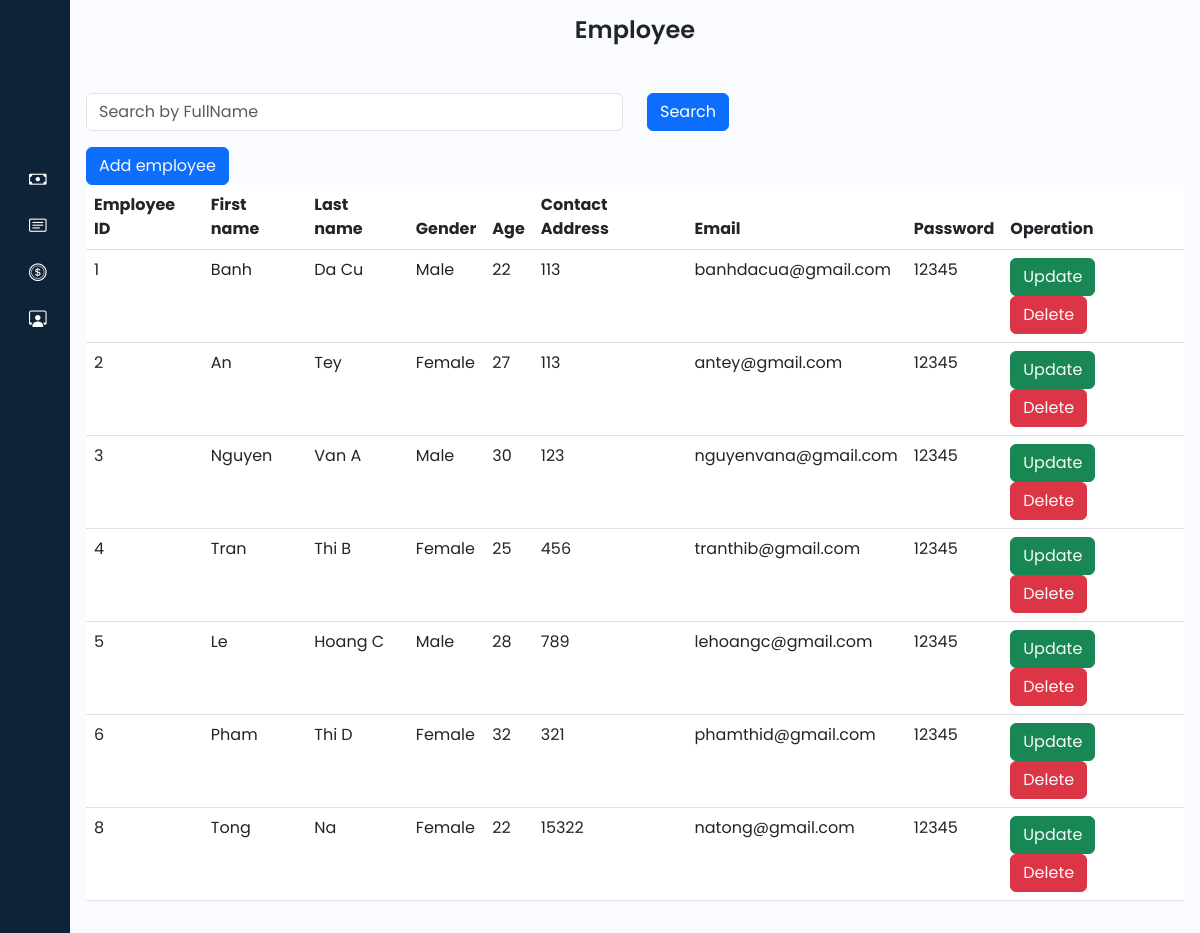
The app's page /admin/employee.php, older data.
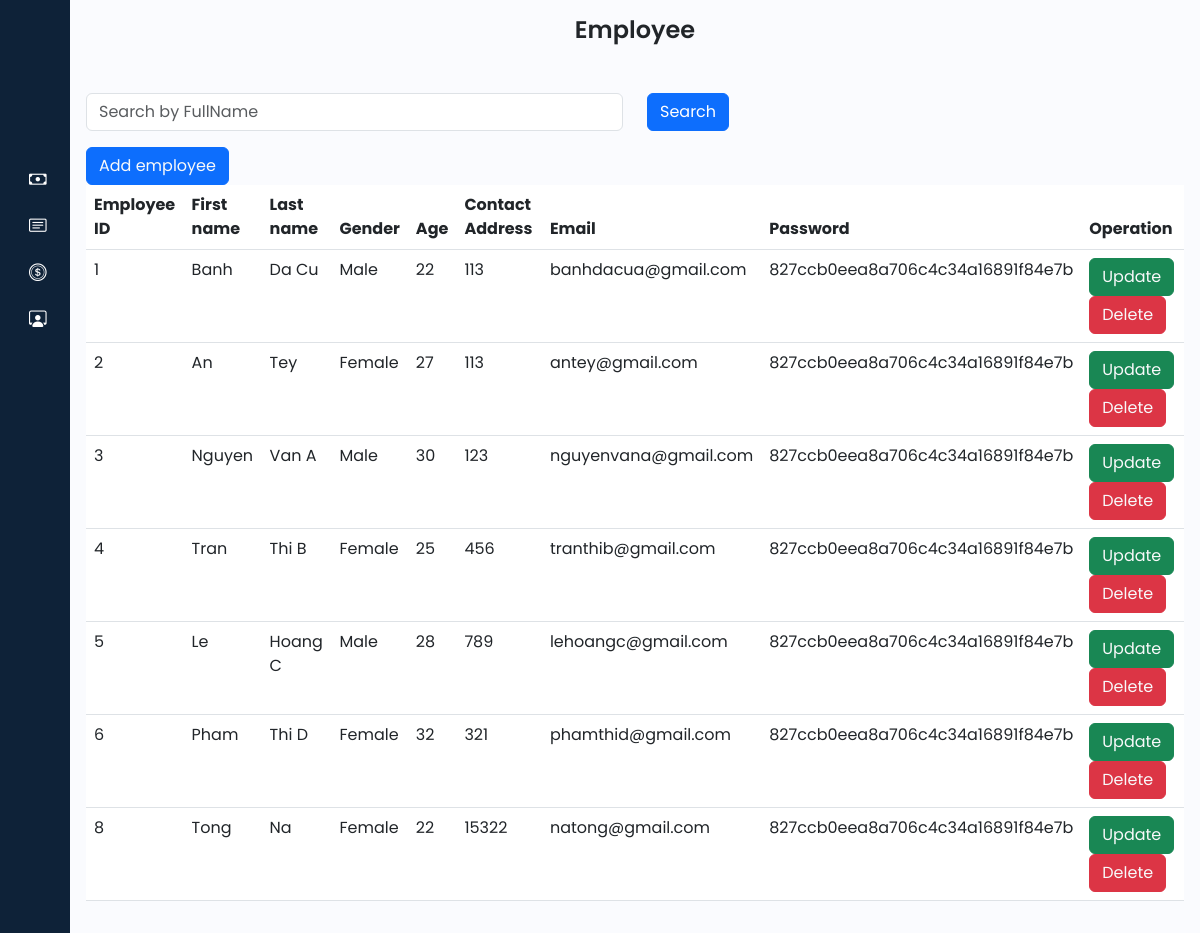
The same page, newer data.
### tables this page shows
CREATE TABLE `employee` (
  `emp_ID` int(11) NOT NULL,
  `fname` varchar(255) DEFAULT NULL,
  `lname` varchar(255) DEFAULT NULL,
  `gender` varchar(11) DEFAULT NULL,
  `age` int(11) DEFAULT NULL,
  `contact_add` int(11) DEFAULT NULL,
  `emp_email` varchar(255) DEFAULT NULL,
  `emp_pass` varchar(255) DEFAULT NULL
);

### admin/employee.php (the view, shortened to what this page needs)
<?php
@include '../connection/connect.php';
$select = "SELECT * FROM employee";
$result = mysqli_query($con, $select);
?>
<!DOCTYPE html>
<html lang="en">
<head>
    <link href="https://cdn.lineicons.com/4.0/lineicons.css" rel="stylesheet" />
    <link href="https://cdn.jsdelivr.net/npm/bootstrap@5.3.0-alpha3/dist/css/bootstrap.min.css" rel="stylesheet"
>
    <link rel="stylesheet" href="https://cdn.jsdelivr.net/npm/bootstrap-icons@1.11.3/font/bootstrap-icons.min.css">
    <link rel="stylesheet" href="style/style.css">
</head>
<body>
    <div class="wrapper">
        <?php include 'sidebar.php'; ?>
        <div class="main p-3">
            <div class="text-center mb-5">
                <h1>
                    Employee
                </h1>
            </div>
            <form method="post">
                <div class="row mb-3">
                    <div class="col-sm">
                        <input type="text" name="search_keyword" class="form-control" placeholder="Search by FullName" value="<?php echo isset($search_keyword) ? $search_keyword : ''; ?>">
                    </div>
                    <div class="col-sm">
                        <button type="submit" name="search" class="btn btn-primary">Search</button>
                    </div>
                </div>
            </form>
            <button class="btn btn-primary">
                <a href="operation/employee/create.php" class="text-light">Add employee</a>
            </button>
            <table class="table table-inverse">
            <thead>
                <tr>
                    <th>Employee ID</th>
                    <th>First name</th>
                    <th>Last name</th>
                    <th>Gender</th>
                    <th>Age</th>
                    <th>Contact Address</th>
                    <th>Email</th>
                    <th>Password</th>
                    <th>Operation</th>
                </tr>
            </thead>
            <tbody>
                <?php
                if ($result) {
                    while ($row = mysqli_fetch_assoc($result)) {
                        $emp_ID = $row['emp_ID'];
                        $fname = $row['fname'];
                        $lname = $row['lname'];
                        $gender = $row['gender'];
                        $age = $row['age'];
                        $contact_add = $row['contact_add'];
                        $emp_email = $row['emp_email'];
                        $emp_pass = $row['emp_pass'];
                        echo '<tr>
                            <td>'.$emp_ID.' </td>
                            <td>'.$fname.' </td>
                            <td>'.$lname.' </td>
                            <td>'.$gender.' </td>
                            <td>'.$age.' </td>
                            <td>'.$contact_add.' </td>
                            <td>'.$emp_email.' </td>
                            <td>'.$emp_pass.' </td>
                            <td>
                                <button class="btn btn-success"><a href="operation/employee/update.php?updateemp_ID='.$emp_ID.'" class="text-light">Update</a></button>
                                <button class="btn btn-danger"><a href="operation/employee/delete.php?deleteemp_ID='.$emp_ID.'" class="text-light">Delete</a></button>
                            </td>
                        </tr>';
                    }
                }
                ?>
            </tbody>
            </table>
        </div>
    </div>
</body>
</html>

### admin/sidebar.php (shortened to what this page needs)
<aside id="sidebar">
            <div class="d-flex">
                <button class="toggle-btn" type="button">
                </button>
            </div>
            <ul class="sidebar-nav">
                <li class="sidebar-item">
                    <a href="employee.php" class="sidebar-link">
                    </a>
                </li>
                <li class="sidebar-item">
                    <a href="jobDepartment.php" class="sidebar-link">
                    </a>
                </li>
                <li class="sidebar-item">
                    <a href="payRoll.php" class="sidebar-link">
                        <i class="bi bi-cash"></i>
                    </a>
                </li>
                <li class="sidebar-item">
                    <a href="qualification.php" class="sidebar-link">
                        <i class="bi bi-card-text"></i>
                    </a>
                </li>
                <li class="sidebar-item">
                    <a href="salaryBonus.php" class="sidebar-link">
                        <i class="bi bi-coin"></i>
                    </a>
                </li>
                <li class="sidebar-item">
                    <a href="admins.php" class="sidebar-link">
                        <i class="bi bi-person-workspace"></i>
                    </a>
                </li>
            </ul>
            <div class="sidebar-footer">
                <a href="../logout.php" class="sidebar-link">
                </a>
            </div>
        </aside>

### admin/style/style.css (style rules this page uses)
a { text-decoration: none; }
li { list-style: none; }
h1 { font-weight: 600; font-size: 1.5rem; }
body { font-family: 'Poppins', sans-serif; }
.wrapper { display: flex; }
.main { min-height: 100vh; width: 100%; overflow: hidden; transition: all 0.35s ease-in-out; background-color: #fafbfe; }
#sidebar { width: 70px; min-width: 70px; z-index: 1000; transition: all .25s ease-in-out; background-color: #0e2238; display: flex; flex-direction: column; }
.toggle-btn { background-color: transparent; cursor: pointer; border: 0; padding: 1rem 1.5rem; }
.sidebar-nav { padding: 2rem 0; flex: 1 1 auto; }
a.sidebar-link { padding: .625rem 1.625rem; color: #FFF; display: block; font-size: 0.9rem; white-space: nowrap; border-left: 3px solid transparent; }
.sidebar-link i { font-size: 1.1rem; margin-right: .75rem; }
.sidebar-item { position: relative; }

Row changes from the older to the newer data that the page shows:
changed employee "Banh": emp_pass "12345" → "827ccb0eea8a706c4c34a16891f84e7b"
changed employee "An": emp_pass "12345" → "827ccb0eea8a706c4c34a16891f84e7b"
changed employee "Nguyen": emp_pass "12345" → "827ccb0eea8a706c4c34a16891f84e7b"
changed employee "Tran": emp_pass "12345" → "827ccb0eea8a706c4c34a16891f84e7b"
changed employee "Le": emp_pass "12345" → "827ccb0eea8a706c4c34a16891f84e7b"
changed employee "Pham": emp_pass "12345" → "827ccb0eea8a706c4c34a16891f84e7b"
changed employee "Tong": emp_pass "12345" → "827ccb0eea8a706c4c34a16891f84e7b"
